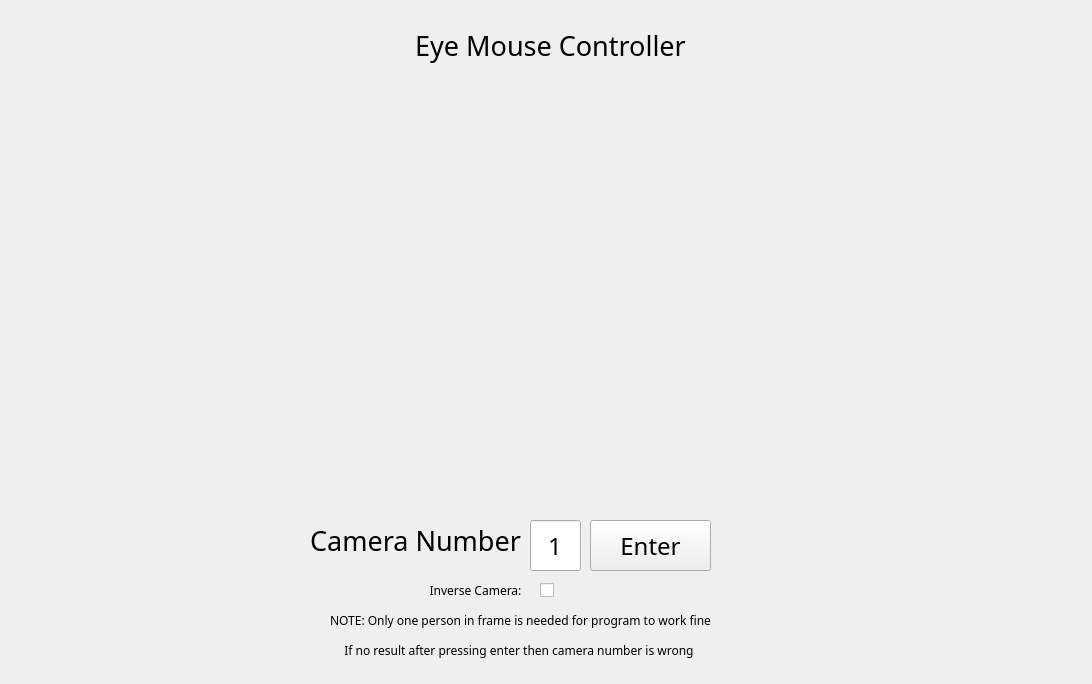
<?xml version="1.0" encoding="UTF-8"?>
<ui version="4.0">
 <class>MainWindow</class>
 <widget class="QMainWindow" name="MainWindow">
  <property name="enabled">
   <bool>true</bool>
  </property>
  <property name="geometry">
   <rect>
    <x>0</x>
    <y>0</y>
    <width>1092</width>
    <height>684</height>
   </rect>
  </property>
  <property name="sizePolicy">
   <sizepolicy hsizetype="Fixed" vsizetype="Fixed">
    <horstretch>0</horstretch>
    <verstretch>0</verstretch>
   </sizepolicy>
  </property>
  <property name="contextMenuPolicy">
   <enum>Qt::NoContextMenu</enum>
  </property>
  <property name="windowTitle">
   <string>EYE MOUSE </string>
  </property>
  <property name="toolTip">
   <string notr="true"/>
  </property>
  <property name="statusTip">
   <string notr="true"/>
  </property>
  <property name="whatsThis">
   <string notr="true"/>
  </property>
  <property name="accessibleName">
   <string notr="true"/>
  </property>
  <property name="accessibleDescription">
   <string notr="true"/>
  </property>
  <property name="windowFilePath">
   <string notr="true"/>
  </property>
  <property name="documentMode">
   <bool>false</bool>
  </property>
  <property name="tabShape">
   <enum>QTabWidget::Rounded</enum>
  </property>
  <property name="dockNestingEnabled">
   <bool>false</bool>
  </property>
  <widget class="QWidget" name="centralwidget">
   <widget class="QPushButton" name="EnterButton">
    <property name="geometry">
     <rect>
      <x>590</x>
      <y>520</y>
      <width>121</width>
      <height>51</height>
     </rect>
    </property>
    <property name="font">
     <font>
      <family>Rockwell</family>
      <pointsize>18</pointsize>
     </font>
    </property>
    <property name="cursor">
     <cursorShape>PointingHandCursor</cursorShape>
    </property>
    <property name="text">
     <string>Enter</string>
    </property>
    <property name="iconSize">
     <size>
      <width>16</width>
      <height>16</height>
     </size>
    </property>
    <property name="shortcut">
     <string>Return</string>
    </property>
   </widget>
   <widget class="QLabel" name="Eyemouselabel">
    <property name="geometry">
     <rect>
      <x>170</x>
      <y>0</y>
      <width>761</width>
      <height>91</height>
     </rect>
    </property>
    <property name="sizePolicy">
     <sizepolicy hsizetype="Preferred" vsizetype="Preferred">
      <horstretch>0</horstretch>
      <verstretch>0</verstretch>
     </sizepolicy>
    </property>
    <property name="font">
     <font>
      <family>Rockwell</family>
      <pointsize>20</pointsize>
      <weight>50</weight>
      <bold>false</bold>
     </font>
    </property>
    <property name="text">
     <string>Eye Mouse Controller</string>
    </property>
    <property name="textFormat">
     <enum>Qt::AutoText</enum>
    </property>
    <property name="alignment">
     <set>Qt::AlignCenter</set>
    </property>
    <property name="wordWrap">
     <bool>false</bool>
    </property>
   </widget>
   <widget class="QLabel" name="instructionimagelabel">
    <property name="geometry">
     <rect>
      <x>180</x>
      <y>70</y>
      <width>721</width>
      <height>441</height>
     </rect>
    </property>
    <property name="sizePolicy">
     <sizepolicy hsizetype="Preferred" vsizetype="Preferred">
      <horstretch>0</horstretch>
      <verstretch>0</verstretch>
     </sizepolicy>
    </property>
    <property name="text">
     <string/>
    </property>
    <property name="pixmap">
     <pixmap>instruction.png</pixmap>
    </property>
    <property name="alignment">
     <set>Qt::AlignCenter</set>
    </property>
   </widget>
   <widget class="QLabel" name="cameralabel">
    <property name="geometry">
     <rect>
      <x>310</x>
      <y>510</y>
      <width>211</width>
      <height>61</height>
     </rect>
    </property>
    <property name="sizePolicy">
     <sizepolicy hsizetype="Preferred" vsizetype="Preferred">
      <horstretch>0</horstretch>
      <verstretch>0</verstretch>
     </sizepolicy>
    </property>
    <property name="font">
     <font>
      <family>Rockwell</family>
      <pointsize>20</pointsize>
      <weight>50</weight>
      <bold>false</bold>
     </font>
    </property>
    <property name="text">
     <string>Camera Number</string>
    </property>
    <property name="textFormat">
     <enum>Qt::AutoText</enum>
    </property>
    <property name="alignment">
     <set>Qt::AlignCenter</set>
    </property>
    <property name="wordWrap">
     <bool>false</bool>
    </property>
   </widget>
   <widget class="QLineEdit" name="lineEdit">
    <property name="geometry">
     <rect>
      <x>530</x>
      <y>520</y>
      <width>51</width>
      <height>51</height>
     </rect>
    </property>
    <property name="font">
     <font>
      <family>Rockwell</family>
      <pointsize>18</pointsize>
     </font>
    </property>
    <property name="text">
     <string>1</string>
    </property>
    <property name="maxLength">
     <number>1</number>
    </property>
    <property name="alignment">
     <set>Qt::AlignCenter</set>
    </property>
   </widget>
   <widget class="QLabel" name="cameralabel_3">
    <property name="geometry">
     <rect>
      <x>310</x>
      <y>590</y>
      <width>421</width>
      <height>61</height>
     </rect>
    </property>
    <property name="sizePolicy">
     <sizepolicy hsizetype="Preferred" vsizetype="Preferred">
      <horstretch>0</horstretch>
      <verstretch>0</verstretch>
     </sizepolicy>
    </property>
    <property name="font">
     <font>
      <family>Rockwell</family>
      <pointsize>9</pointsize>
      <weight>50</weight>
      <bold>false</bold>
     </font>
    </property>
    <property name="text">
     <string>NOTE: Only one person in frame is needed for program to work fine</string>
    </property>
    <property name="textFormat">
     <enum>Qt::AutoText</enum>
    </property>
    <property name="alignment">
     <set>Qt::AlignCenter</set>
    </property>
    <property name="wordWrap">
     <bool>false</bool>
    </property>
   </widget>
   <widget class="QLabel" name="cameralabel_4">
    <property name="geometry">
     <rect>
      <x>310</x>
      <y>620</y>
      <width>421</width>
      <height>61</height>
     </rect>
    </property>
    <property name="sizePolicy">
     <sizepolicy hsizetype="Preferred" vsizetype="Preferred">
      <horstretch>0</horstretch>
      <verstretch>0</verstretch>
     </sizepolicy>
    </property>
    <property name="font">
     <font>
      <family>Rockwell</family>
      <pointsize>9</pointsize>
      <weight>50</weight>
      <bold>false</bold>
     </font>
    </property>
    <property name="text">
     <string>If no result after pressing enter then camera number is wrong </string>
    </property>
    <property name="textFormat">
     <enum>Qt::AutoText</enum>
    </property>
    <property name="alignment">
     <set>Qt::AlignCenter</set>
    </property>
    <property name="wordWrap">
     <bool>false</bool>
    </property>
   </widget>
   <widget class="QLabel" name="cameralabel_5">
    <property name="geometry">
     <rect>
      <x>420</x>
      <y>560</y>
      <width>111</width>
      <height>61</height>
     </rect>
    </property>
    <property name="sizePolicy">
     <sizepolicy hsizetype="Preferred" vsizetype="Preferred">
      <horstretch>0</horstretch>
      <verstretch>0</verstretch>
     </sizepolicy>
    </property>
    <property name="font">
     <font>
      <family>Rockwell</family>
      <pointsize>9</pointsize>
      <weight>50</weight>
      <bold>false</bold>
     </font>
    </property>
    <property name="text">
     <string>Inverse Camera:</string>
    </property>
    <property name="textFormat">
     <enum>Qt::AutoText</enum>
    </property>
    <property name="alignment">
     <set>Qt::AlignCenter</set>
    </property>
    <property name="wordWrap">
     <bool>false</bool>
    </property>
   </widget>
   <widget class="QCheckBox" name="inversecameracheck">
    <property name="geometry">
     <rect>
      <x>540</x>
      <y>580</y>
      <width>70</width>
      <height>21</height>
     </rect>
    </property>
    <property name="text">
     <string/>
    </property>
   </widget>
  </widget>
 </widget>
 <resources/>
 <connections/>
</ui>
